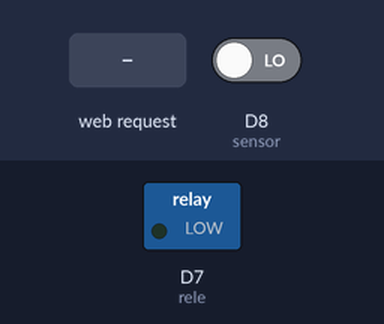
This sketch was run on a simulated ESP8266 (NodeMCU). Shown: switched loads named in the sketch (green lamp = pin HIGH). The inputs (shaded band) are chosen by the test bench; at power-on: D8 (sensor) LOW. WiFi joins after 1.5 s; servers stay silent unless stated; uploads are accepted with an empty reply; what the sketch prints to the serial monitor is not drawn.

Above: at 17.7 s.
17.8 s: HTTP request GET /ativado received
19.3 s: D8 (sensor) driven HIGH
At 20.4 s:
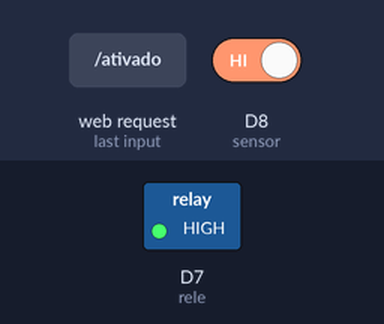
20.8 s: HTTP request GET /desativado received
At 21.9 s:
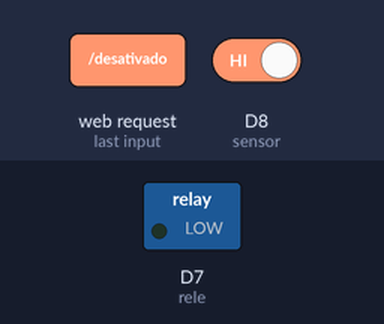
23.0 s: HTTP request GET /insert_alarme.php received
Timing chart, 0 to 25.5 s (numbered marks = the images above; inputs shaded):
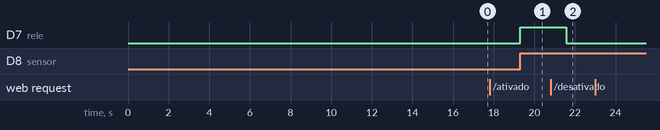

The sketch:

Alarme_IOT.ino
```cpp
#include <ESP8266WiFi.h>
#include <WiFiClient.h>
// Preencha com os dados de autenticação do seu WiFi
const char ssid[] = "Joao c";
const char psw[] = "vadesai20";
const char http_site[] = "http://192.168.1.10";
const int http_port = 80;

#define rele D7
#define sensor D8
int estado = 0;
int estadoantes = 1;
int viola = 0;
int violaantes = 0;
// Variáveis globais
WiFiClient client;
//IP do ESP (para voce acessar pelo browser - voce TEM que mudar este IP tambem)
IPAddress ip(192, 168, 1, 50);

//IP do roteador da sua rede wifi
IPAddress gateway(192, 168, 1, 1);

//Mascara de rede da sua rede wifi
IPAddress subnet(255, 255, 255, 0);

IPAddress server1(192,168,1,10); //Endereço IP do servidor - http_site

WiFiServer server(80);


void setup() {
  // put your setup code here, to run once:
  Serial.begin(9600);
  pinMode(sensor, INPUT);
  pinMode(rele, OUTPUT);

// Conectando à rede WiFi
  Serial.println();
  Serial.println();
  Serial.print("Conectando com: ");
  Serial.println(ssid);
  WiFi.config(ip, gateway, subnet);
  WiFi.begin(ssid, psw);
  while (WiFi.status() != WL_CONNECTED) {
    delay(500);
    Serial.print(".");
  }
  delay(10000);
  Serial.println("");
  Serial.println("WiFi conectado com sucesso");

  // Startando o servidor
  server.begin();
  Serial.print("Servidor startado em ");
  Serial.print("http://");
  Serial.print(WiFi.localIP());
  Serial.println("/");
  delay(5000);

}

void loop() {
if (estado == 1){
  if (digitalRead(sensor) == HIGH){
    Serial.println("Sensor ativo");
    digitalWrite(rele, 1);
    viola = 1;
    if (viola != violaantes){
       if ( !getPage2((int)viola) ) {
        Serial.println("GET request failed");
       }
        violaantes = viola;
       }
  delay(2000);
  }
}

if (estado != estadoantes){
  if ( !getPage((int)estado) ) {
        Serial.println("GET request failed");
      }
  estadoantes = estado;
}
WiFiClient client = server.available();
  if (!client) {
    return;
  }
  String request = client.readStringUntil('\r');
  Serial.println(request);
  client.flush();

if (request.indexOf("/ativado") != -1) {
  estado=1;
  Serial.println("Alarme Ativado");

}
if (request.indexOf("/desativado") != -1) {
  estado=0;
  viola = 0;
  violaantes = 0;
  digitalWrite(rele,0);
  Serial.println("Alarme Desativado");

}


}

// Executa o HTTP GET request no site remoto
//
bool getPage(int estado) {
  if ( !client.connect(server1, http_port) ) {
    Serial.println("Falha na conexao com o site ");
    return false;
  }

  String param = "?estado=" + String(estado)+ "&violac=" + String(viola); //Parâmetros com as leituras
  client.println("GET /insert_alarme.php" + param);
  client.println("HTTP/1.1");
  Serial.println("User-Agent: Arduino");
  client.println("Accept: text/html");
  client.println("Host:");
  client.println(http_site);
  client.println("\r\n\r\n");
  client.println("Connection: close\r\n\r\n");
  client.println();
  client.println();

    // Informações de retorno do servidor para debug
  while(client.available()){
    String line = client.readStringUntil('\r');
    Serial.print(line);
  }
  return true;


}

bool getPage2(int viola) {
  if ( !client.connect(server1, http_port) ) {
    Serial.println("Falha na conexao com o site ");
    return false;
  }

  String param = "?viola=" + String(viola)+ "&violac=" + String(viola); //Parâmetros com as leituras
  client.println("GET /insert_alarme.php" + param);
  client.println("HTTP/1.1");
  Serial.println("User-Agent: Arduino");
  client.println("Accept: text/html");
  client.println("Host:");
  client.println(http_site);
  client.println("\r\n\r\n");
  client.println("Connection: close\r\n\r\n");
  client.println();
  client.println();

    // Informações de retorno do servidor para debug
  while(client.available()){
    String line = client.readStringUntil('\r');
    Serial.print(line);
  }
  return true;


}
```

Measured:
- after the input at 17.8 s, every drawn part: stays the same
- after the input at 19.3 s, D7 (rele): LOW → HIGH at once
- after the input at 20.8 s, D7 (rele): HIGH → LOW after 0.76 s
- after the input at 23.0 s, every drawn part: stays the same
